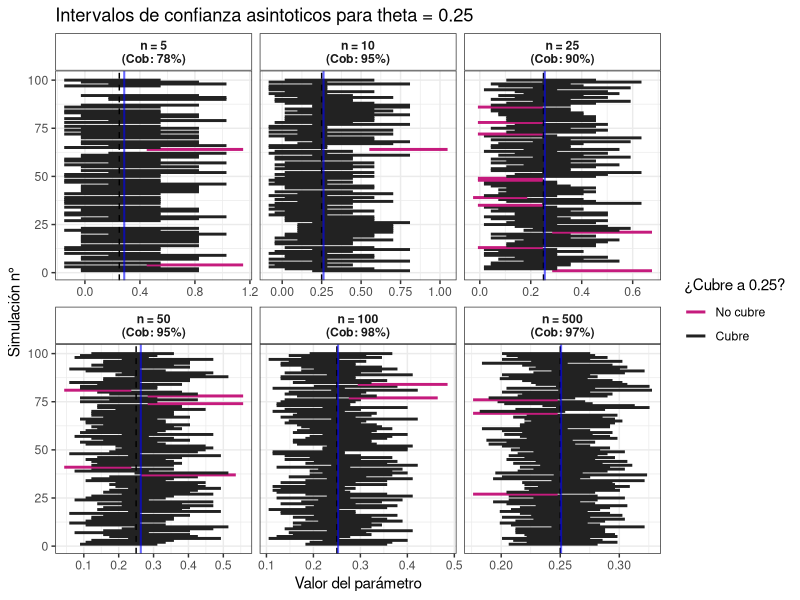

The R script that drew this image:
# --------------------- Trabajo practico IECD, simulaciones --------------------
# Sección de comentarios:
#  - LU mas chico entre los tres integrantes: 64
#  - La idea es modularizar lo mas posible el codigo
#  - Vamos a intentar generalizar los procedimientos, para que sea simple cambiar los parametros que estan involucrados


# ------------------------------- Sección 1 ------------------------------------
# Vamos a crear el metodo de la simulación requerida para la primera sección del trabajo.
#
# Los inputs del metodo son:
#  - theta: es el valor real para el cual vamos a hacer la simulacion
#  - n: tamaño de la muestra
#  - N: cantidad de intervalos que vamos a generar
# Los outputs son:
#  - intervalos: conjunto de los intervalos obtenidos, con estos mismos podemos graficar el cubrimiento

library(ggplot2)
library(dplyr)

set.seed(64)

simulacion_1 = function(theta, n, alpha, N) {
  inf = numeric(N)
  sup = numeric(N)
  cubre = logical(N)
  centro = numeric(N)
  
  for (i in 1:N) {
    muestras = rbinom(n, 1, theta)
    t_p = mean(muestras)
    z_a = qnorm(1 - alpha/2)
    err = sqrt(t_p*(1-t_p)/n) * z_a
    
    inf[i] = t_p - err
    sup[i] = t_p + err
    centro[i] = t_p # El centro del intervalo de Wald es p_sombrero
    cubre[i] = theta >= inf[i] && theta <= sup[i]
  }
  
  return(data.frame(simulacion = 1:N, inf = inf, sup = sup, cubre = cubre, centro = centro))
}

datos_totales = data.frame()

for (i in c(5,10,25,50,100,500)) {
  intervalos = simulacion_1(0.25, i, 0.05, 100)
  
  cob = mean(intervalos$cubre) * 100
  intervalos$n = i
  intervalos$n_label = paste0("n = ", i, "\n(Cob: ", cob, "%)")
    
  datos_totales = rbind(datos_totales, intervalos)
}

# Ordeno para que los graficos aparezcan de menor a mayor n
datos_totales$n_label = reorder(datos_totales$n_label, datos_totales$n)

medias_resumen = datos_totales %>%
  group_by(n_label) %>%
  summarise(media_del_centro = mean(centro))

# Grafico en conjunto todos los datos
ggplot(datos_totales, aes(y = simulacion, x = inf, xend = sup, color = cubre)) +
  
  # Dibujamos los intervalos obtenidos en la simulación
  geom_segment(aes(x = inf, xend = sup, yend = simulacion), linewidth = 1) +
    
  # La linea punteada negra es el valor real de theta
  geom_vline(xintercept = 0.25, linetype = "dashed", color = "black") +
  
  # La linea solida azul es la media del punto medio de los intervalos para cada n
  geom_vline(data = medias_resumen, aes(xintercept = media_del_centro), 
             color = "blue", linetype = "solid", linewidth = 0.7, alpha = 0.6) +
  
  # Color para identificar si cubre o no al valor real de theta
  scale_color_manual(values = c("#C51B7D", "#222222"), labels = c("No cubre", "Cubre")) +
    
  # Se separan los graficos en función de n
  facet_wrap(~ n_label, scales = "free_x") +
  
  # Labels del grafico
  labs(
    title = "Intervalos de confianza asintoticos para theta = 0.25",
    x = "Valor del parámetro",
    y = "Simulación n°",
    color = "¿Cubre a 0.25?"
  ) +
  
  # Temas utilizados, fondo blanco.
  theme_bw() +
  theme(
    strip.background = element_rect(fill = "white"), # Fondo blanco en los títulos de los paneles
    strip.text = element_text(face = "bold") # Negrita en los títulos de los paneles
  )

datos_totales
